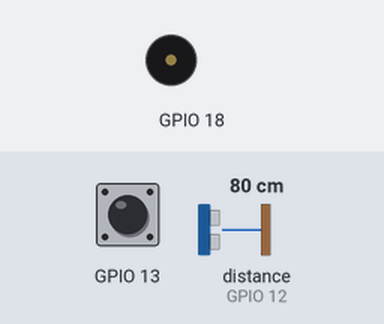
This program was run on a simulated Raspberry Pi (BCM pin numbers). Parts: buzzer (waves = sounding). Inputs (shaded band) come from the test bench; at power-on: GPIO 13 HIGH, distance to the obstacle (sensor on GPIO 12) 80 cm. The echo pulse lasts 58.3 µs per cm.

Above: at 0.24 s.
Timing chart, 0 to 2.0 s (numbered marks = the images above):
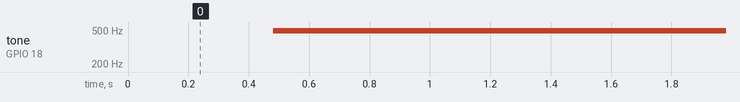

The program:

range_finder.py
```python
from gpiozero import DistanceSensor, Button, TonalBuzzer
from gpiozero.tones import Tone
from time import sleep
ds = DistanceSensor(echo = 'BOARD32', trigger = 'BOARD36')
button = Button('BOARD33')
tb = TonalBuzzer('BOARD12')
while not button.is_pressed:
    dist = ds.distance * 300
    #print('Distance:', dist)
    tone = Tone(dist + 250)
    tb.play(tone)
    sleep(.01)
tb.stop()
```

Measured:
- by itself, tone on GPIO 18: silent → 490 Hz at 0.48 s
